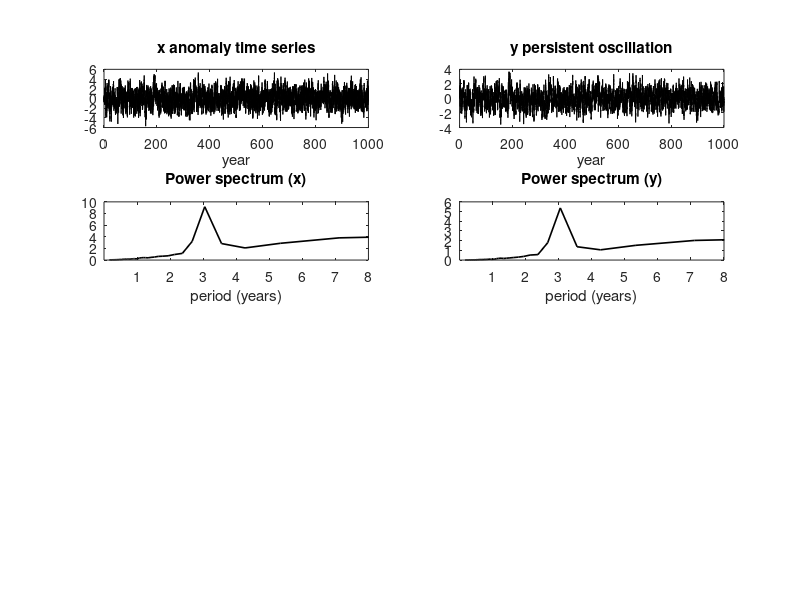

Write MATLAB code to recreate this figure. (Note: this script raises an error after producing the figure.)
clear; close all; clc

%% =========================================================
% PARAMETERS
%% =========================================================

nyear = 1000;
nmon  = nyear*12;
t     = (1:nmon)';

lag = 21;

%% =========================================================
% Y : persistent slow oscillation
%% =========================================================

phi = 0.90;
Aosc = 0.15;
period_y = 36;

y = zeros(nmon,1);

for k = 2:nmon

    osc = Aosc*sin(2*pi*k/period_y);

    y(k) = phi*y(k-1) + osc + 0.4*randn;

end

y = y - mean(y);

%% =========================================================
% X : dynamically driven by lagged y
%% =========================================================

ax = 0.4;     % persistence in x
b  = 0.8;     % coupling strength

x = zeros(nmon,1);

for k = 2:nmon

    if k > lag
        forcing = b*y(k-lag);
    else
        forcing = 0;
    end

    x(k) = ax*x(k-1) + forcing + 0.6*randn;

end

x = x - mean(x);

%% =========================================================
% POWER SPECTRUM
%% =========================================================

[pxx,f] = pwelch(x,[],[],[],12);
[pyy,~] = pwelch(y,[],[],[],12);

period_year = 1./f;
period_year(1) = NaN;

%% =========================================================
% LEAD-LAG CORRELATION
%% =========================================================

maxlag = 60;

acf_x  = xcorr(x,maxlag,'coeff');
ccf_xy = xcorr(y,x,maxlag,'coeff');  % y leads x

lags = -maxlag:maxlag;

%% =========================================================
% LIM
%% =========================================================

x1 = x(1:end-1);
x2 = x(2:end);
A1 = (x1'*x2)/(x1'*x1);

X = [x y];

X1 = X(1:end-1,:);
X2 = X(2:end,:);

A2 = (X1'*X1)\(X1'*X2);

%% =========================================================
% FORECAST SKILL (multiple initial times)
%% =========================================================

maxlead = 48;

init_step = 1;
init_idx = 1:init_step:(nmon-maxlead);

ninit = length(init_idx);

skill1 = zeros(maxlead+1,1);
skill2 = zeros(maxlead+1,1);

for L = 0:maxlead

    pred1 = zeros(ninit,1);
    pred2 = zeros(ninit,1);
    truth = zeros(ninit,1);

    for i = 1:ninit

        t0 = init_idx(i);

        truth(i) = x(t0+L);

        pred1(i) = A1^L * x(t0);

        pred_state = A2^L * [x(t0); y(t0)];
        pred2(i) = pred_state(1);

    end

    skill1(L+1) = corr(pred1,truth);
    skill2(L+1) = corr(pred2,truth);

end

lead = 0:maxlead;

%% =========================================================
% PLOT
%% =========================================================

figure('position',[100 100 1200 900])

subplot(4,2,1)
plot(t/12,x,'k')
title('x anomaly time series')
xlabel('year')

subplot(4,2,2)
plot(t/12,y,'k')
title('y persistent oscillation')
xlabel('year')

subplot(4,2,3)
plot(period_year,pxx,'k','linewidth',1.2)
xlim([0 8])
set(gca,'xtick',1:1:8)
xlabel('period (years)')
title('Power spectrum (x)')

subplot(4,2,4)
plot(period_year,pyy,'k','linewidth',1.2)
xlim([0 8])
set(gca,'xtick',1:1:8)
xlabel('period (years)')
title('Power spectrum (y)')
xline(3,'r--')

subplot(4,2,5)
plot(lags,acf_x,'k')
title('Lead-lag corr (x vs x)')
xlabel('lag (months)')
ylim([-1 1])

subplot(4,2,6)
plot(lags,ccf_xy,'k')
title('Lead-lag corr (y leads x)')
xlabel('lag (months)')
ylim([-1 1])
xline(-21,'r--')

subplot(4,2,7)
plot(lead,skill1,'k','linewidth',1.5)
title('LIM skill (x → x)')
xlabel('lead (months)')
ylim([-0.5 1])

subplot(4,2,8)
plot(lead,skill2,'k','linewidth',1.5)
title('LIM skill (x,y → x)')
xlabel('lead (months)')
ylim([-0.5 1])
